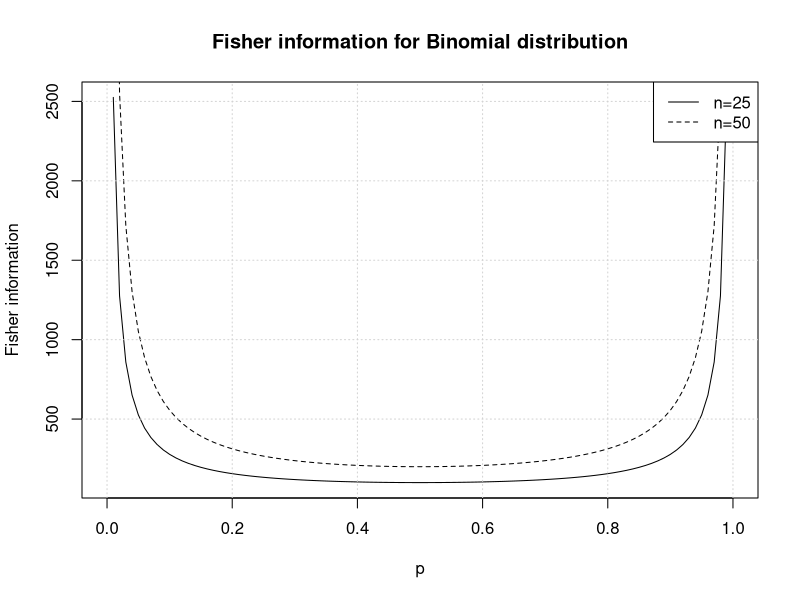
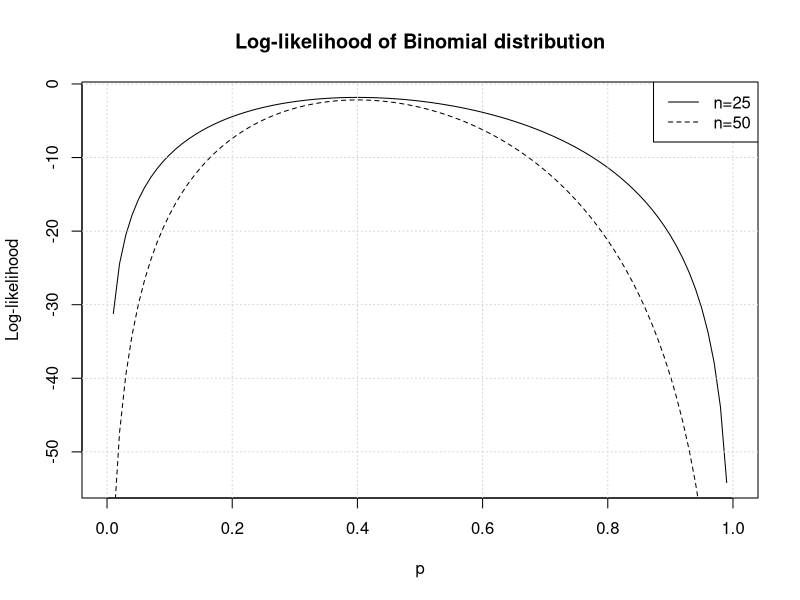

The R source for these figures, in order:
## ---- chunk 1
#| echo: false
FI <- function(x,n) {n/(x*(1-x))}
curve(FI(x,n=25), 0,1, lty=1, xlab='p', ylab='Fisher information',
        main='Fisher information for Binomial distribution')
curve(FI(x,n=50), 0,1, add=TRUE, lty=2)
grid()
legend("topright", legend = c("n=25", "n=50"), lty = c(1,2))
## ---- chunk 2
loglik <- function(x, y, n) lchoose(n,y) + y*log(x) + (n-y)*log(1-x)

curve(loglik(x,y=10,n=25), 0,1, lty=1, xlab='p', ylab='Log-likelihood',
        main='Log-likelihood of Binomial distribution')
curve(loglik(x,y=20,n=50), 0,1, add=TRUE, lty=2)
grid()
legend("topright", legend = c("n=25", "n=50"), lty = c(1,2))

## ---- chunk 3
n <- 25
f <- function(x) -loglik(x, 10, n)
mle <- nlm(f, 0.5, hessian=TRUE)

## ---- chunk 4
cat(paste("Numerical estimate of p:", round(mle$estimate, 2)))
est <- paste("Estimated variance of p:", round(1/mle$hessian, 4))
act <- paste("Actual variance variance of p:", round(0.4*(1-0.4)/n, 4))
cat(paste(est, act, sep='\n'))
